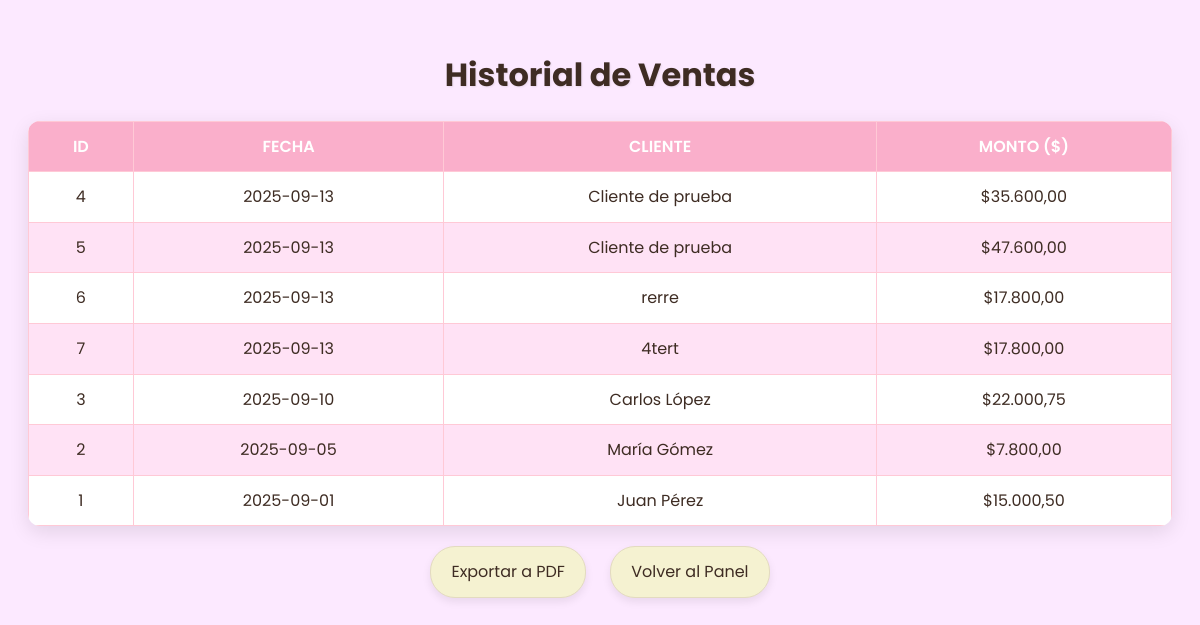
The app's page /PHP/ventas.php with its own data.
### tables this page shows
CREATE TABLE ventas (
    id INT(11) NOT NULL AUTO_INCREMENT,
    fecha DATE NOT NULL,
    cliente VARCHAR(100) NOT NULL,
    monto DECIMAL(10,2) NOT NULL,

    PRIMARY KEY (id)

);

### PHP/ventas.php (the view, shortened to what this page needs)
<?php
include 'conexion.php';
$sql = "SELECT * FROM ventas ORDER BY fecha DESC";
$resultado = $conexion->query($sql);
?>
<!DOCTYPE html>
<html lang="es">
<head>
    <link rel="stylesheet" href="../CSS/VENTASS.CSS">
</head>
<body>
<header>
    <h1>Historial de Ventas</h1>
</header>
<main>
    <table>
        <thead>
            <tr>
                <th>ID</th>
                <th>Fecha</th>
                <th>Cliente</th>
                <th>Monto ($)</th>
            </tr>
        </thead>
        <tbody>
            <?php if ($resultado->num_rows > 0): ?>
                <?php while ($row = $resultado->fetch_assoc()): ?>
                    <tr>
                        <td><?= $row['id'] ?></td>
                        <td><?= $row['fecha'] ?></td>
                        <td><?= htmlspecialchars($row['cliente']) ?></td>
                        <td>$<?= number_format($row['monto'], 2, ',', '.') ?></td>
                    </tr>
                <?php endwhile; ?>
            <?php else: ?>
                <tr>
                    <td colspan="4">No hay registros de ventas</td>
                </tr>
            <?php endif; ?>
        </tbody>
    </table>
</main>
    <div class="botones-principales">
        <a href="../PHP/exportar_ventas.php" class="boton" target="_blank">Exportar a PDF</a>
        <a href="../PHP/pag_admin.php" class="boton">Volver al Panel</a>
    </div>
</body>
</html>

### records on screen
ventas: id "4", fecha "2025-09-13", cliente "Cliente de prueba", monto "35.600,00"
ventas: id "5", fecha "2025-09-13", cliente "Cliente de prueba", monto "47.600,00"
ventas: id "6", fecha "2025-09-13", cliente "rerre", monto "17.800,00"
ventas: id "7", fecha "2025-09-13", cliente "4tert", monto "17.800,00"
ventas: id "3", fecha "2025-09-10", cliente "Carlos López", monto "22.000,75"
ventas: id "2", fecha "2025-09-05", cliente "María Gómez", monto "7.800,00"
ventas: id "1", fecha "2025-09-01", cliente "Juan Pérez", monto "15.000,50"
